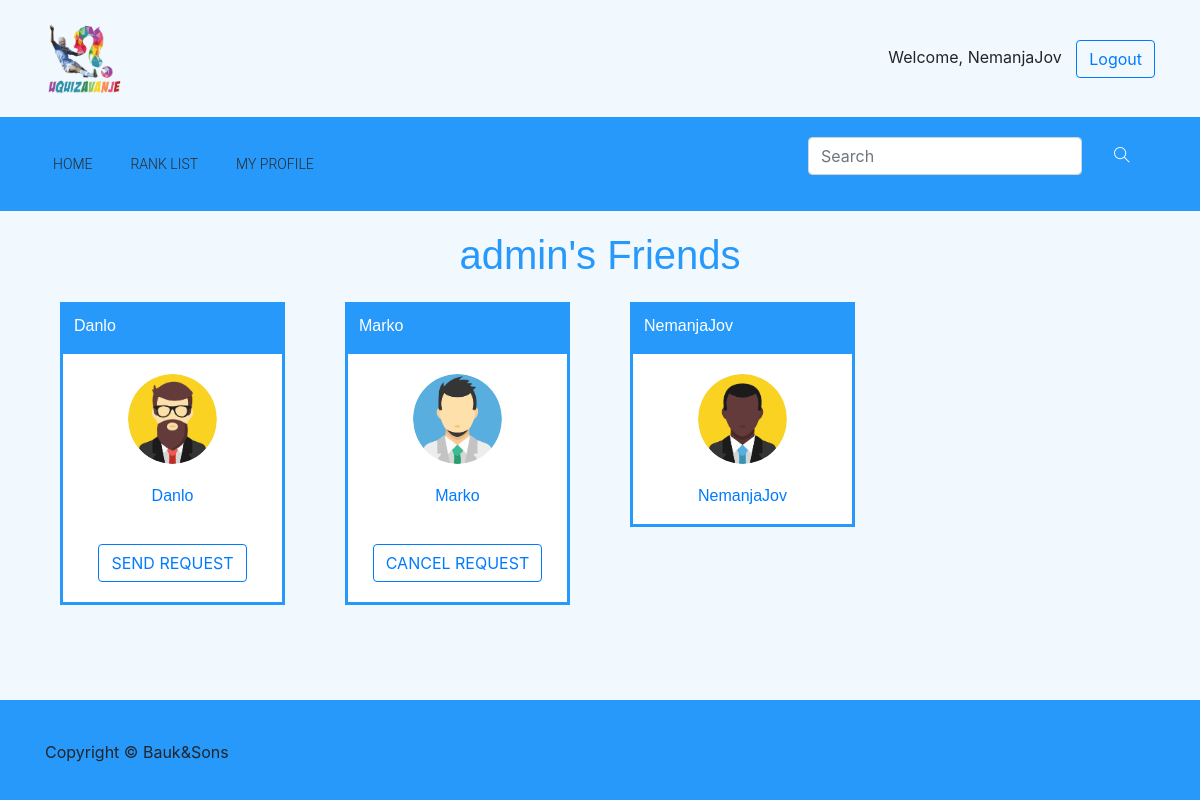
The page /friends_page/1/ (signed in) on the database its author committed.
### quiz/models.py (models this page shows, shortened)
class User(AbstractUser):
    email = models.EmailField(
        verbose_name='email address',
        max_length=255,
        unique=True,
    )
    age = models.IntegerField(null = True)
    is_active = models.BooleanField(default=True)
    is_moderator = models.BooleanField(default=False)
    wants_moderator = models.BooleanField(default = False)
    first_name = models.CharField(max_length=50)
    last_name = models.CharField( max_length=50)
    level = models.IntegerField(default = 0)
    exp = models.IntegerField(default = 0)
    picture = models.TextField(default = "quiz/default_avatar.jpg", max_length = 50, blank = True, null = True)
    ranking = models.IntegerField(default = 0)
    def moderator(self):
        return self.is_moderator
    def is_senior(self):
        return self.level >= 10
    def get_by_id(id_val):
        return User.objects.filter(id=id_val).first()
    USERNAME_FIELD = 'username'
    REQUIRED_FIELDS = ['email']

### quiz/views.py (the view)
# urls.py: url(r'^friends_page/(?P<value>\d+)/$', views.friends_page,                 name = 'friends_page'),
def friends_page(request, value):
    if request.user.is_authenticated:
        user = User.get_by_id(value)
        template = loader.get_template('quiz/friends_page.html')
        friends = Friendship.get_friends(user)
        recieved = Friendship.get_recieved_friend_requests(user)
        sent = Friendship.get_sent_friend_requests(user)
        statusFriend = []
        for friend in friends:
            if Friendship.already_friends(friend["second_friend_id"],request.user.id):
                statusFriend.append([friend,1])
            elif Friendship.request_sent(request.user.id,friend["second_friend_id"]):
                statusFriend.append([friend,2])
            elif Friendship.request_sent(friend["second_friend_id"],request.user.id):
                statusFriend.append([friend,3])
            else:
                statusFriend.append([friend,4])
        context = {
                'curUser': user,
                'friends': statusFriend,
                'recieved': recieved,
                'sent': sent,
            }
        return HttpResponse(template.render(context, request))
    else:
        return redirect('/home')

### quiz/models.py (called while the page is built)
    def already_friends(user1, user2):
        count1 = Friendship.objects.filter(first_friend_id = user1, second_friend_id = user2).count()
        count2 = Friendship.objects.filter(first_friend_id = user2, second_friend_id = user1).count()
        if (count1 + count2) > 1:
            return True
        else:
            return False

    def request_sent(user1, user2):
        count = Friendship.objects.filter(first_friend_id = user1, second_friend_id = user2).count()
        if count > 0:
            return True
        else:
            return False

    def get_friends(user):
        return Friendship.objects.filter(first_friend_id = user, accepted = True).select_related('second_friend_id').values('second_friend_id', 'accepted', 'second_friend_id__username', 'second_friend_id__picture', 'second_friend_id__ranking')

    def get_sent_friend_requests(user):
        return Friendship.objects.filter(first_friend_id = user, accepted = False).select_related('second_friend_id').values('second_friend_id', 'second_friend_id__username', 'second_friend_id__picture', 'second_friend_id__ranking')

    def get_recieved_friend_requests(user):
        return Friendship.objects.filter(second_friend_id = user, accepted = False).select_related('first_friend_id').values('first_friend_id', 'first_friend_id__username', 'first_friend_id__picture', 'first_friend_id__ranking')

### quiz/templates/quiz/friends_page.html (shortened to what this page needs)
{% extends "quiz/base.html" %}
{% block content %}
<div class="container">
  <div class="row justify-content-center friend_h1">
    <h1 class="text-center">{%if user.id == curUser.id%}My{%else%}{{curUser.username}}'s{%endif%} Friends</h1>
  </div>
  <div class="row">
    {% for record in friends %}
    <div class="col-md-3 col-sm-6 col-xs-12">
        <div class="user_card">
            <div class="add_friend_card">
                <div class="card_header">
                    <h6>{{record.0.second_friend_id__username}}</h6>
                </div>
                <div class="card-body">
                    {% load static %}
                    <img src='{% get_static_prefix %}{{record.0.second_friend_id__picture }}' class="rounded-circle center" alt="avatar">
                </div>
                <p><a href="{% url 'quiz:my_profile' value=record.0.second_friend_id %}">{{record.0.second_friend_id__username}}</a></p>
                {%if record.0.second_friend_id != user.id %}
                  {%if user.id == curUser.id%}
                  <div class="card-body text-center">
                    <form method="GET" action="{% url 'quiz:unfriend' value=curUser.id %}">
                        <input type="hidden" name="username" value='{{record.0.second_friend_id__username}}'>
                        <input type="submit" class="btn btn-outline-primary" value="UNFRIEND"></input>
                    </form>
                  </div>
                  {%elif record.1 == 2%}
                  <div class="card-body text-center">
                    <form method="GET" action="{% url 'quiz:cancel_request' value=curUser.id %}">
                        <input type="submit" class="btn btn-outline-primary" value="CANCEL REQUEST"></input>
                    </form>
                  </div>
                  {%else%}
                  <div class="card-body text-center">
                    <form method="GET" action="{% url 'quiz:send_request' value=curUser.id %}">
                        <input type="submit" class="btn btn-outline-primary" value="SEND REQUEST"></input>
                    </form>
                  </div>
                  {%endif%}
                {%endif%}
        </div>
        </div>
    </div>
    {% empty %}
    <div class="col-md-12 text-center no_content_message">
      <h3>You do not have any friends yet!</h3>
    </div>
    {% endfor %}
    </div>
  </div>
{%if user.id == curUser.id%}
      {% for record in recieved %}
                      {% load static %}
      {% empty %}
      <div class="col-md-12 text-center no_content_message">
        <h3>You did not receive any new friend request !</h3>
      </div>
      {% endfor %}
      {% for record in sent %}
                      {% load static %}
      {% empty %}
      <div class="col-md-12 text-center no_content_message">
        <h3>You did not send any new friend requests !</h3>
      </div>
      {% endfor %}
  {%endif%}
  {% endblock content %}

### quiz/templates/quiz/base.html (shortened to what this page needs)
{% load static %}
<!doctype html>
<html lang="en">
<head>
    <link rel="stylesheet" href="{% static 'quiz/bootstrap.min.css' %}">
    <link rel="stylesheet" href="{% static 'quiz/animate.css' %}">
    <link rel="stylesheet" href="{% static 'quiz/font-awesome.min.css' %}">
    <link rel="stylesheet" href="{% static 'quiz/style.css' %}">
    <link rel="stylesheet" href="{% static 'quiz/themify-icons.css' %}">
</head>
<body>
        <div id="page_container">
            <div id="content_wrapper">
    <header class="header_area">
        <div class="sub_header">
            <div class="container">
                <div class="row align-items-center">
                    <div class="col-xs-8 col-md-8 col-xl-6">
                        <div id="logo">
                            <a href="{% url 'quiz:home' %}"><img src="{% static 'quiz/uqizavanje_logo.png' %}" alt=""
                                    title="" /></a>
                        </div>
                    </div>
                    <div class="col-xs-4 col-md-4 col-xl-6">
                        {% if user.is_authenticated %}
                        <div class="float-right" id="welcome_message">
                            Welcome, {{ user.get_username }}
                            <a href="/accounts/logout" class="btn btn-outline-primary">Logout</a>
                        </div>
                        {% endif %}
                    </div>
                </div>
            </div>
        </div>
        <div class="main_menu">
            <div class="container">
                <div class="row">
                    <div class="col-lg-12">
                        <nav class="navbar navbar-expand-lg navbar-light">
                            <div class="collapse navbar-collapse" id="navbarSupportedContent">
                                <ul class="navbar-nav mr-auto">
                                    <li class="nav-item active">
                                        <a class="nav-link active" href="{% url 'quiz:home' %}">Home</a>
                                    </li>
                                    <li class="nav-item">
                                        <a class="nav-link" href="{% url 'quiz:rank_list'%}">Rank List</a>
                                    </li>
                                    {% if user.is_authenticated %}
                                    <li class="nav-item">
                                        <a class="nav-link" href="{% url 'quiz:my_profile' value=user.id%}">My Profile</a>
                                    </li>
                                    {% endif %}
                                </ul>
                            </div>
                            <div class="header_social_icon d-none d-sm-block">
                                <ul>
                                    <li>
                                        <form action="/search_results/" method="GET" class="form-inline mr-auto">
                                            <div class="md-form my-0">
                                                <input class="form-control" name="searched_name" type="search"
                                                    placeholder="Search" aria-label="Search">
                                                <button class="btn btn-primary" type='submit' id='lupa'><i
                                                        class=" ti-search text-white ml-3"
                                                        aria-hidden="true"></i></button>
                                            </div>
                                        </form>
                                    </li>
                                </ul>
                            </div>
                        </nav>
                    </div>
                </div>
            </div>
        </div>
    </header>
    {% block content %}
    {% endblock content %}
    </div>
    <footer class="footer">
        <div class="container">
            <div class="row text-center">
                <p class="col-lg-8 col-md-12">Copyright &copy; Bauk&Sons</p>
            </div>
        </div>
    </footer>
</div>
</body>
</html>

### quiz/static/quiz/style.css (style rules this page uses)
a { text-decoration: none; -webkit-transition: 0.5s; transition: 0.5s; }
h1, h2, h3, h4, h5, h6 { color: #2a2a2a; font-family: "Cabin", sans-serif; }
img { max-width: 100%; }
.sub_header { padding: 20px 0px; background-color: #F1F9FF; }
.sub_header img { height: 15%; width: 15%; }
.main_menu { background-color: #2699FB; }
.main_menu .navbar-light .navbar-nav .nav-link { color: #2a2a2a; font-weight: 300; font-family: "Roboto", sans-serif; }
.main_menu .header_social_icon ul li { padding-right: 13px; }
.main_menu ul li { display: inline-block; font-size: 14px; text-transform: uppercase; padding-right: 22px; }
body { background-color: #F1F9FF; }
#lupa { background-color: #2699FB; border:#2699FB; }
#welcome_message a { margin-left: 10px; }
.card_header { background-color: #2699FB; border: 1px #2699FB solid; padding: 10px; }
.card_header h6 { font-family: 'Cabin', sans-serif; color: white; }
.user_card { margin: 15px; background-color: white; }
.user_card img { width: 50%; }
.center { display: block; margin-left: auto; margin-right: auto; }
.user_card p { text-align: center; font-family: 'Quicksand', sans-serif; color: #2699FB; font-size: 16px; }
.user_card .add_friend_card { max-width: 300px; margin: auto; border: #2699FB solid; }
.friend_h1 { margin-top: 20px; }
.friend_h1 h1 { color: #2699FB; font-family: 'Cabin', sans-serif; }
.footer { background-color: #2699FB; height: 100px; position: absolute; bottom: 0; width: 100%; }
.footer p { margin-top: 40px; text-align: left; }
.main_menu .navbar { padding: 20px 0px; }
#page_container { position: relative; min-height: 100vh; }
#content_wrapper { padding-bottom: 100px; }

### rows shown on the page
User: get_username "NemanjaJov", username "NemanjaJov", shows a picture
User: username "admin"

### other values the page prints
{{ record.0.second_friend_id__username }} "Danlo" "Marko"
